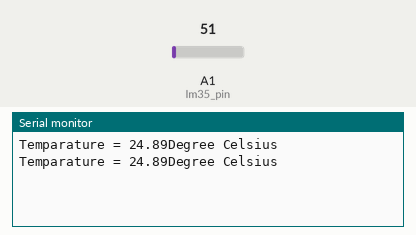
This sketch was run on a simulated Arduino Uno, built with avr-gcc and run on an emulated ATmega328P. Shown: the last lines printed to the serial monitor. The test bench sets the inputs (shaded band); at power-on: A1 (lm35_pin) = 51.

Above: at 1.8 s.
1.9 s: A1 (lm35_pin) set to 61
At 2.4 s:
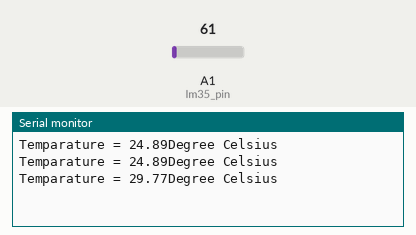
3.4 s: A1 (lm35_pin) set to 71
At 4.8 s:
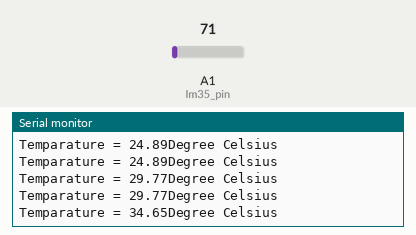
Timing chart, 0 to 6.4 s (numbered marks = the images above; inputs shaded):
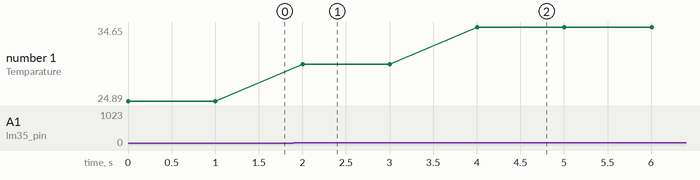

Measured:
- after the input at 1.9 s, the serial monitor: prints a new line after 0.10 s (image 1)
- after the input at 3.4 s, the serial monitor: prints a new line after 0.60 s (image 2)
- plotted number 1: 24.89 → 29.77 after the input at 1.9 s, 29.77 → 34.65 after the input at 3.4 s

The sketch:

Lm35program.ino
```cpp
const int lm35_pin = A1;
void setup() {
  Serial.begin(9600);
}

void loop() {
  int temp_adc_val;
  float temp_val;
  temp_adc_val = analogRead(lm35_pin);
  temp_val = (temp_adc_val * 4.88);
  temp_val = (temp_val/10);
  Serial.print("Temparature = ");
  Serial.print(temp_val);
  Serial.print("Degree Celsius\n");
  delay(1000);
}
```
